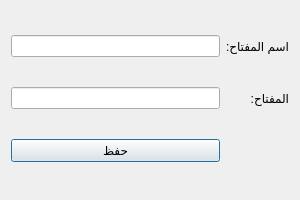
<?xml version="1.0" encoding="UTF-8"?>
<ui version="4.0">
 <class>ApiKeys</class>
 <widget class="QDialog" name="ApiKeys">
  <property name="geometry">
   <rect>
    <x>0</x>
    <y>0</y>
    <width>300</width>
    <height>200</height>
   </rect>
  </property>
  <property name="minimumSize">
   <size>
    <width>300</width>
    <height>200</height>
   </size>
  </property>
  <property name="maximumSize">
   <size>
    <width>300</width>
    <height>200</height>
   </size>
  </property>
  <property name="windowTitle">
   <string>إعدادات الاختصارات</string>
  </property>
  <property name="layoutDirection">
   <enum>Qt::RightToLeft</enum>
  </property>
  <property name="styleSheet">
   <string notr="true"/>
  </property>
  <layout class="QGridLayout" name="gridLayout">
   <item row="0" column="1">
    <widget class="QLineEdit" name="key_name_input"/>
   </item>
   <item row="0" column="0">
    <widget class="QLabel" name="label">
     <property name="text">
      <string>اسم المفتاح:</string>
     </property>
    </widget>
   </item>
   <item row="5" column="1">
    <widget class="QPushButton" name="save_btn">
     <property name="text">
      <string>حفظ</string>
     </property>
    </widget>
   </item>
   <item row="1" column="0">
    <widget class="QLabel" name="label_2">
     <property name="text">
      <string>المفتاح:</string>
     </property>
    </widget>
   </item>
   <item row="1" column="1">
    <widget class="QLineEdit" name="key_value_input"/>
   </item>
  </layout>
 </widget>
 <resources/>
 <connections/>
</ui>
